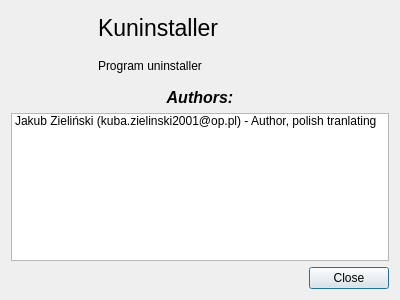
<?xml version="1.0" encoding="UTF-8"?>
<ui version="4.0">
 <class>Dialog</class>
 <widget class="QDialog" name="Dialog">
  <property name="geometry">
   <rect>
    <x>0</x>
    <y>0</y>
    <width>400</width>
    <height>300</height>
   </rect>
  </property>
  <property name="windowTitle">
   <string>About Kuninstaller</string>
  </property>
  <property name="windowIcon">
   <iconset theme="help-about">
    <normaloff>.</normaloff>.</iconset>
  </property>
  <layout class="QGridLayout" name="gridLayout">
   <item row="0" column="0" rowspan="2">
    <widget class="QLabel" name="label_2">
     <property name="minimumSize">
      <size>
       <width>81</width>
       <height>71</height>
      </size>
     </property>
     <property name="maximumSize">
      <size>
       <width>81</width>
       <height>71</height>
      </size>
     </property>
     <property name="locale">
      <locale language="English" country="UnitedStates"/>
     </property>
     <property name="text">
      <string/>
     </property>
     <property name="pixmap">
      <pixmap>../icons/logo.png</pixmap>
     </property>
     <property name="scaledContents">
      <bool>true</bool>
     </property>
    </widget>
   </item>
   <item row="0" column="1">
    <widget class="QLabel" name="label">
     <property name="font">
      <font>
       <pointsize>17</pointsize>
      </font>
     </property>
     <property name="text">
      <string>Kuninstaller</string>
     </property>
    </widget>
   </item>
   <item row="1" column="1">
    <widget class="QLabel" name="label_3">
     <property name="text">
      <string>Program uninstaller</string>
     </property>
    </widget>
   </item>
   <item row="2" column="0" colspan="2">
    <widget class="QLabel" name="label_4">
     <property name="font">
      <font>
       <pointsize>12</pointsize>
       <weight>75</weight>
       <italic>true</italic>
       <bold>true</bold>
      </font>
     </property>
     <property name="text">
      <string>Authors:</string>
     </property>
     <property name="alignment">
      <set>Qt::AlignCenter</set>
     </property>
    </widget>
   </item>
   <item row="3" column="0" colspan="2">
    <widget class="QListWidget" name="listWidget">
     <item>
      <property name="text">
       <string>Jakub Zieliński (kuba.zielinski2001@op.pl) - Author, polish tranlating</string>
      </property>
     </item>
    </widget>
   </item>
   <item row="4" column="0" colspan="2">
    <widget class="QDialogButtonBox" name="buttonBox">
     <property name="orientation">
      <enum>Qt::Horizontal</enum>
     </property>
     <property name="standardButtons">
      <set>QDialogButtonBox::Close</set>
     </property>
    </widget>
   </item>
  </layout>
 </widget>
 <resources/>
 <connections>
  <connection>
   <sender>buttonBox</sender>
   <signal>accepted()</signal>
   <receiver>Dialog</receiver>
   <slot>accept()</slot>
   <hints>
    <hint type="sourcelabel">
     <x>248</x>
     <y>254</y>
    </hint>
    <hint type="destinationlabel">
     <x>157</x>
     <y>274</y>
    </hint>
   </hints>
  </connection>
  <connection>
   <sender>buttonBox</sender>
   <signal>rejected()</signal>
   <receiver>Dialog</receiver>
   <slot>reject()</slot>
   <hints>
    <hint type="sourcelabel">
     <x>316</x>
     <y>260</y>
    </hint>
    <hint type="destinationlabel">
     <x>286</x>
     <y>274</y>
    </hint>
   </hints>
  </connection>
 </connections>
</ui>
